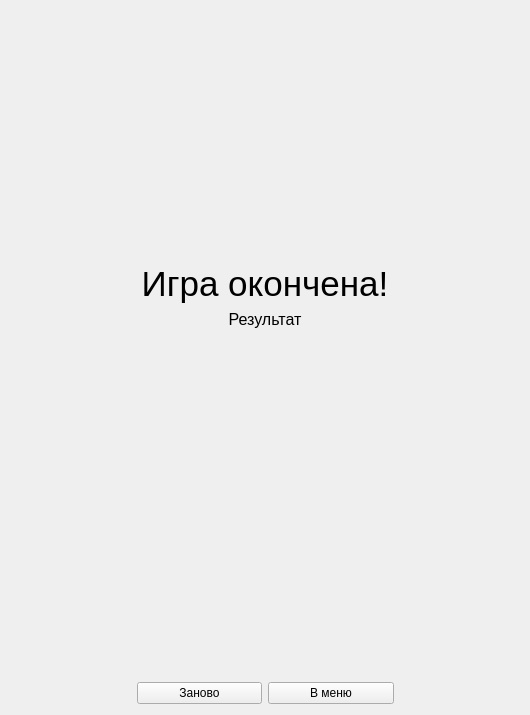
<?xml version="1.0" encoding="UTF-8"?>
<ui version="4.0">
 <class>Form</class>
 <widget class="QWidget" name="Form">
  <property name="geometry">
   <rect>
    <x>0</x>
    <y>0</y>
    <width>530</width>
    <height>715</height>
   </rect>
  </property>
  <property name="windowTitle">
   <string>Form</string>
  </property>
  <layout class="QVBoxLayout" name="verticalLayout" stretch="4,5,1">
   <item>
    <widget class="QLabel" name="gameOverLabel">
     <property name="font">
      <font>
       <pointsize>26</pointsize>
      </font>
     </property>
     <property name="text">
      <string>Игра окончена!</string>
     </property>
     <property name="alignment">
      <set>Qt::AlignBottom|Qt::AlignHCenter</set>
     </property>
    </widget>
   </item>
   <item>
    <widget class="QLabel" name="resultsLabel">
     <property name="font">
      <font>
       <pointsize>12</pointsize>
      </font>
     </property>
     <property name="text">
      <string>Результат</string>
     </property>
     <property name="alignment">
      <set>Qt::AlignHCenter|Qt::AlignTop</set>
     </property>
     <property name="wordWrap">
      <bool>true</bool>
     </property>
    </widget>
   </item>
   <item>
    <layout class="QHBoxLayout" name="horizontalLayout">
     <item>
      <spacer name="horizontalSpacer_2">
       <property name="orientation">
        <enum>Qt::Horizontal</enum>
       </property>
       <property name="sizeType">
        <enum>QSizePolicy::Expanding</enum>
       </property>
       <property name="sizeHint" stdset="0">
        <size>
         <width>40</width>
         <height>20</height>
        </size>
       </property>
      </spacer>
     </item>
     <item>
      <widget class="QPushButton" name="restartButton">
       <property name="sizePolicy">
        <sizepolicy hsizetype="Expanding" vsizetype="Fixed">
         <horstretch>0</horstretch>
         <verstretch>0</verstretch>
        </sizepolicy>
       </property>
       <property name="text">
        <string>Заново</string>
       </property>
      </widget>
     </item>
     <item>
      <widget class="QPushButton" name="toMenuViewButton">
       <property name="sizePolicy">
        <sizepolicy hsizetype="Expanding" vsizetype="Fixed">
         <horstretch>0</horstretch>
         <verstretch>0</verstretch>
        </sizepolicy>
       </property>
       <property name="contextMenuPolicy">
        <enum>Qt::NoContextMenu</enum>
       </property>
       <property name="text">
        <string>В меню</string>
       </property>
      </widget>
     </item>
     <item>
      <spacer name="horizontalSpacer">
       <property name="orientation">
        <enum>Qt::Horizontal</enum>
       </property>
       <property name="sizeType">
        <enum>QSizePolicy::Expanding</enum>
       </property>
       <property name="sizeHint" stdset="0">
        <size>
         <width>40</width>
         <height>20</height>
        </size>
       </property>
      </spacer>
     </item>
    </layout>
   </item>
  </layout>
 </widget>
 <resources/>
 <connections/>
</ui>
